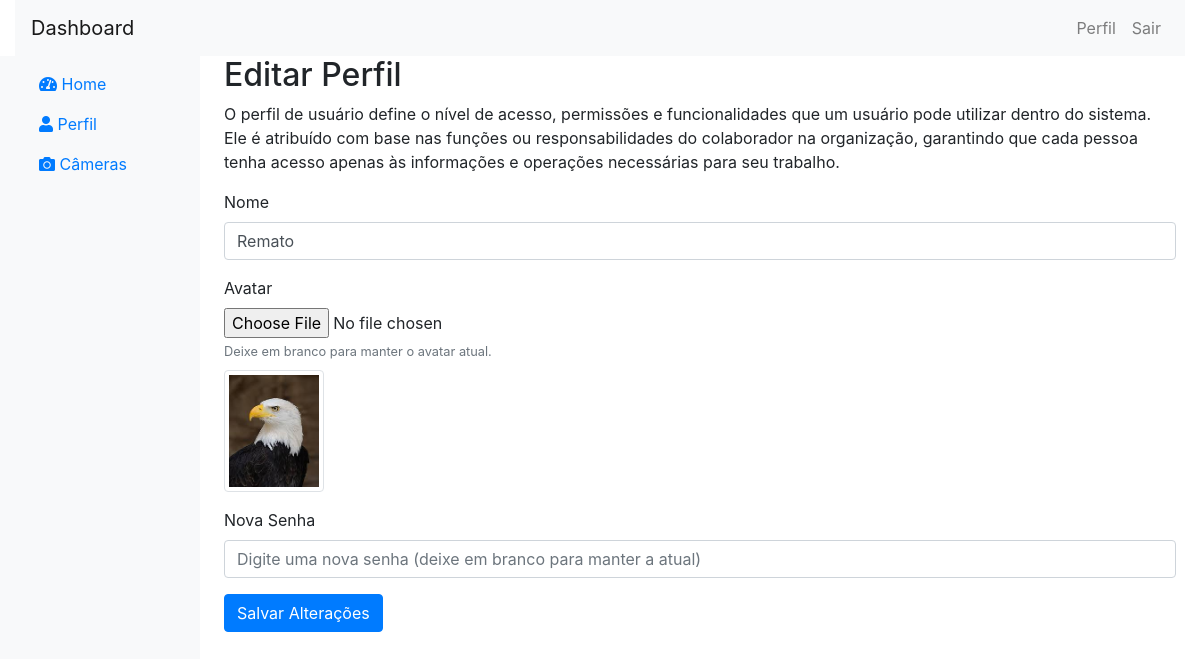
The app's page /user/profile.php (signed in) with its own data.
### tables this page shows
CREATE TABLE `users` (
  `id` bigint NOT NULL AUTO_INCREMENT,
  `fk_companie` bigint DEFAULT NULL,
  `name` varchar(100) DEFAULT NULL,
  `login` varchar(100) DEFAULT NULL,
  `password` varchar(250) DEFAULT NULL,
  `role` varchar(100) DEFAULT NULL,
  `link_site` varchar(200) DEFAULT NULL,
  `file_logo` varchar(250) DEFAULT NULL,
  `state` tinyint DEFAULT NULL,
  PRIMARY KEY (`id`),
  KEY `users_companies_FK` (`fk_companie`),
  CONSTRAINT `users_companies_FK` FOREIGN KEY (`fk_companie`) REFERENCES `companies` (`id`)
);

### includes/dao/UsersDAO.php (called while the page is built, shortened)
<?php
class UsersDAO {
    public function getUserById($user_id) {
        global $pdo;
        try {
            $stmt = $pdo->prepare("SELECT * FROM users WHERE id = :user_id");
            $stmt->execute(['user_id' => $user_id]);
            return $stmt->fetch(PDO::FETCH_ASSOC);
        } catch (PDOException $e) {
            echo "Erro ao buscar usuário: " . $e->getMessage();
            return null;
        }
    }
}

### user/profile.php (the view, shortened to what this page needs)
<?php
require_once '../includes/db.php';
require_once '../includes/dao/UsersDAO.php';
$user_id = $_SESSION['user_id'];
$usersDAO = new UsersDAO($pdo);
$user_info = $usersDAO->getUserById($user_id);
?>
<!DOCTYPE html>
<html lang="pt-br">
<head>
    <link href="https://cdn.jsdelivr.net/npm/bootstrap@4.5.2/dist/css/bootstrap.min.css" rel="stylesheet">
    <link href="https://cdnjs.cloudflare.com/ajax/libs/font-awesome/5.15.1/css/all.min.css" rel="stylesheet">
</head>
<body>
    <div class="container-fluid">
        <?php include('../includes/components/header.php'); ?>
        <div class="row">
            <?php include('../includes/components/sidebar.php'); ?>
            <main role="main" class="col-md-9 ml-sm-auto col-lg-10 px-4">
                <h2>Editar Perfil</h2>
                <p>
O perfil de usuário define o nível de acesso, permissões e funcionalidades que um usuário pode utilizar dentro do sistema. Ele é atribuído com base nas funções ou responsabilidades do colaborador na organização, garantindo que cada pessoa tenha acesso apenas às informações e operações necessárias para seu trabalho.
            </p>
                <form action="../user/profile" method="post" enctype="multipart/form-data">
                    <div class="form-group">
                        <label for="name">Nome</label>
                        <input type="text" class="form-control" id="name" name="name" value="<?php echo htmlspecialchars($user_info['name']); ?>" required>
                    </div>
                    <div class="form-group">
                        <label for="avatar">Avatar</label>
                        <input type="file" class="form-control-file" id="avatar" name="avatar">
                        <small class="form-text text-muted">Deixe em branco para manter o avatar atual.</small>
                        <?php if ($user_info['file_logo']): ?>
                            <img src="<?php echo $user_info['file_logo']; ?>" alt="Avatar" class="img-thumbnail mt-2" width="100">
                        <?php endif; ?>
                    </div>
                    <div class="form-group">
                        <label for="password">Nova Senha</label>
                        <input type="password" class="form-control" id="password" name="password" placeholder="Digite uma nova senha (deixe em branco para manter a atual)">
                    </div>
                    <button type="submit" class="btn btn-primary">Salvar Alterações</button>
                </form>
            </main>
        </div>
    </div>
</body>
</html>

### records on screen
users: name "Remato", file_logo (picture)
